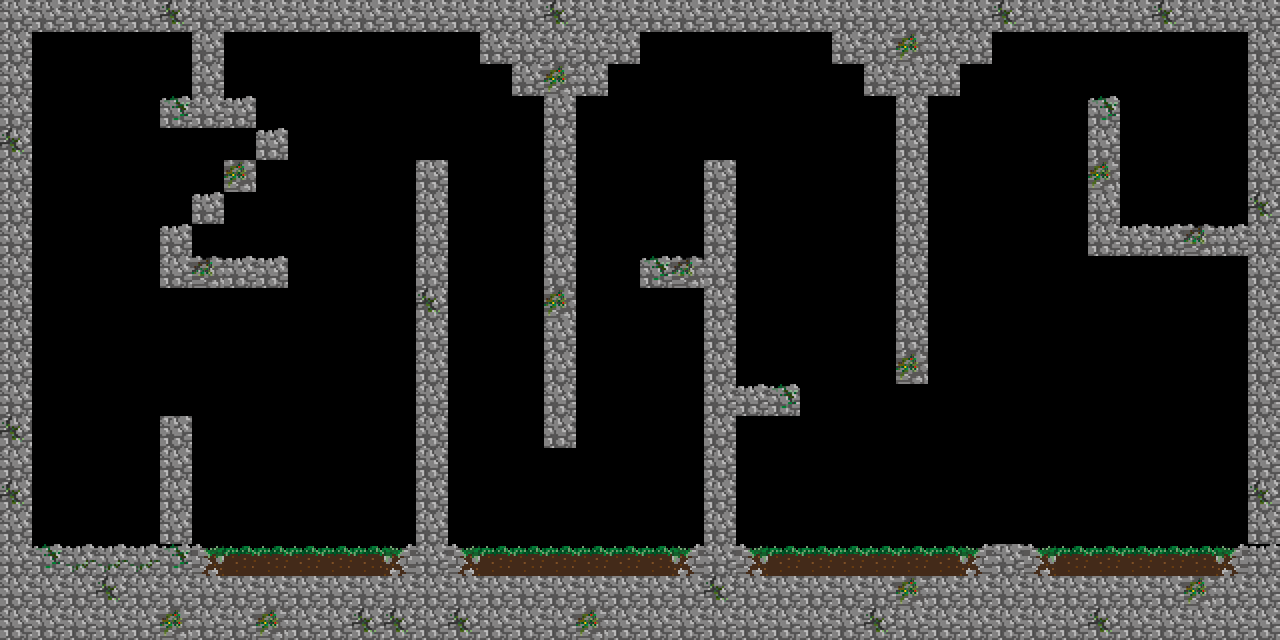

A level layout from a 2D game, rendered from its tile map. Below: a short description, then the map file with its tile-grid data intact:
An orthogonal 40x20 tile map with 32x32 px tiles, 2 tile layers (Tile Layer 1, Tile Layer 2), 8 tilesets and 4 objects.

<map version="1.0" orientation="orthogonal" renderorder="right-down" width="40" height="20" tilewidth="32" tileheight="32" nextobjectid="52">
 <tileset firstgid="1" name="Spitze" tilewidth="32" tileheight="32">
  <image source="../assets/tiles/Spitze.png" width="32" height="32" />
 </tileset>
 <tileset firstgid="2" name="spueli1" tilewidth="32" tileheight="32">
  <image source="../assets/sprites/spueli1.png" width="96" height="32" />
 </tileset>
 <tileset firstgid="5" name="toilet" tilewidth="32" tileheight="32">
  <image source="../assets/tiles/toilet.png" width="32" height="32" />
 </tileset>
 <tileset firstgid="6" name="koerper" tilewidth="32" tileheight="32">
  <image source="../assets/sprites/koerper.png" width="32" height="32" />
 </tileset>
 <tileset firstgid="7" name="LevelSprites" tilewidth="32" tileheight="32">
  <image source="../assets/tiles/LevelSprites.png" width="160" height="160" />
 </tileset>
 <tileset firstgid="32" name="gegnerK" tilewidth="32" tileheight="32">
  <image source="../assets/sprites/gegnerK.png" width="32" height="32" />
  <tile id="0">
   <properties>
    <property name="type" value="kroete" />
   </properties>
  </tile>
 </tileset>
 <tileset firstgid="33" name="gegnerR" tilewidth="32" tileheight="32">
  <image source="../assets/sprites/gegnerR.png" width="32" height="32" />
  <tile id="0">
   <properties>
    <property name="type" value="ratte" />
   </properties>
  </tile>
 </tileset>
 <tileset firstgid="34" name="saege" tilewidth="32" tileheight="32">
  <image source="../assets/sprites/saege.png" width="224" height="32" />
  <tile id="0">
   <properties>
    <property name="collide" value="true" />
    <property name="immovable" value="true" />
   </properties>
  </tile>
 </tileset>
 <layer name="Tile Layer 1" width="40" height="20">
  <data encoding="csv">
23,23,23,23,23,25,23,23,23,23,23,23,23,23,23,23,23,25,23,23,23,23,23,23,23,23,23,23,23,23,23,25,23,23,23,23,25,23,23,23,
23,0,0,0,0,0,23,0,0,0,0,0,0,0,0,23,23,23,23,23,0,0,0,0,0,0,23,23,24,23,23,0,0,0,0,0,0,0,0,23,
23,0,0,0,0,0,23,0,0,0,0,0,0,0,0,0,23,24,23,0,0,0,0,0,0,0,0,23,23,23,0,0,0,0,0,0,0,0,0,23,
23,0,0,0,0,18,23,15,0,0,0,0,0,0,0,0,0,23,0,0,0,0,0,0,0,0,0,0,23,0,0,0,0,0,18,0,0,0,0,23,
25,0,0,0,0,0,0,0,15,0,0,0,0,0,0,0,0,23,0,0,0,0,0,0,0,0,0,0,23,0,0,0,0,0,23,0,0,0,0,23,
23,0,0,0,0,0,0,24,0,0,0,0,0,23,0,0,0,23,0,0,0,0,23,0,0,0,0,0,23,0,0,0,0,0,24,0,0,0,0,23,
23,0,0,0,0,0,15,0,0,0,0,0,0,23,0,0,0,23,0,0,0,0,23,0,0,0,0,0,23,0,0,0,0,0,23,0,0,0,0,25,
23,0,0,0,0,15,0,0,0,0,0,0,0,23,0,0,0,23,0,0,0,0,23,0,0,0,0,0,23,0,0,0,0,0,23,15,15,20,15,23,
23,0,0,0,0,23,20,15,15,0,0,0,0,23,0,0,0,23,0,0,18,20,23,0,0,0,0,0,23,0,0,0,0,0,0,0,0,0,0,23,
23,0,0,0,0,0,0,0,0,0,0,0,0,25,0,0,0,24,0,0,0,0,23,0,0,0,0,0,23,0,0,0,0,0,0,0,0,0,0,23,
23,0,0,0,0,0,0,0,0,0,0,0,0,23,0,0,0,23,0,0,0,0,23,0,0,0,0,0,23,0,0,0,0,0,0,0,0,0,0,23,
23,0,0,0,0,0,0,0,0,0,0,0,0,23,0,0,0,23,0,0,0,0,23,0,0,0,0,0,24,0,0,0,0,0,0,0,0,0,0,23,
23,0,0,0,0,0,0,0,0,0,0,0,0,23,0,0,0,23,0,0,0,0,23,15,18,0,0,0,0,0,0,0,0,0,0,0,0,0,0,23,
25,0,0,0,0,23,0,0,0,0,0,0,0,23,0,0,0,23,0,0,0,0,23,0,0,0,0,0,0,0,0,0,0,0,0,0,0,0,0,23,
23,0,0,0,0,23,0,0,0,0,0,0,0,23,0,0,0,0,0,0,0,0,23,0,0,0,0,0,0,0,0,0,0,0,0,0,0,0,0,23,
25,0,0,0,0,23,0,0,0,0,0,0,0,23,0,0,0,0,0,0,0,0,23,0,0,0,0,0,0,0,0,0,0,0,0,0,0,0,0,25,
23,0,0,0,0,23,0,0,0,0,0,0,0,23,0,0,0,0,0,0,0,0,23,0,0,0,0,0,0,0,0,0,0,0,0,0,0,0,0,23,
23,18,19,19,19,18,30,16,16,16,16,16,26,23,30,16,16,16,16,16,16,26,23,30,16,16,16,16,16,16,26,23,30,16,16,16,16,16,26,15,
23,23,23,25,23,23,23,23,23,23,23,23,23,23,23,23,23,23,23,23,23,23,25,23,23,23,23,23,24,23,23,23,23,23,23,23,23,24,23,23,
23,23,23,23,23,24,23,23,24,23,23,25,25,23,25,23,23,23,24,23,23,23,23,23,23,23,23,25,23,23,23,23,23,23,25,23,23,23,23,23
</data>
 </layer>
 <layer name="Tile Layer 2" width="40" height="20">
  <data encoding="csv">
0,0,0,0,0,0,0,0,0,0,0,0,0,0,0,0,0,0,0,0,0,0,0,0,0,0,0,0,0,0,0,0,0,0,0,0,0,0,0,0,
0,0,0,0,0,0,0,0,0,0,0,0,0,0,0,0,0,0,0,0,0,0,0,0,0,0,0,0,0,0,0,0,0,0,0,0,0,0,0,0,
0,0,0,0,0,0,0,0,0,0,0,0,0,0,0,0,0,0,0,0,0,0,0,0,0,0,0,0,0,0,0,0,0,0,0,0,0,0,0,0,
0,0,0,0,0,0,0,0,0,0,0,0,0,0,0,0,0,0,0,0,0,0,0,0,0,0,0,0,0,0,0,0,0,0,0,0,0,0,0,0,
0,0,0,0,0,0,0,0,0,0,0,0,0,0,0,0,0,0,0,0,0,0,0,0,0,0,0,0,0,0,0,0,0,0,0,0,0,0,0,0,
0,0,0,0,0,0,0,0,0,0,0,0,0,0,0,0,0,0,0,0,0,0,0,0,0,0,0,0,0,0,0,0,0,0,0,0,0,0,0,0,
0,0,0,0,0,0,0,0,0,0,0,0,0,0,0,0,0,0,0,0,0,0,0,0,0,0,0,0,0,0,0,0,0,0,0,0,0,0,0,0,
0,0,0,0,0,0,0,0,0,0,0,0,0,0,0,0,0,0,0,0,0,0,0,0,0,0,0,0,0,0,0,0,0,0,0,0,0,0,0,0,
0,0,0,0,0,0,0,0,0,0,0,0,0,0,0,0,0,0,0,0,0,0,0,0,0,0,0,0,0,0,0,0,0,0,0,0,0,0,0,0,
0,0,0,0,0,0,0,0,0,0,0,0,0,0,0,0,0,0,0,0,0,0,0,0,0,0,0,0,0,0,0,0,0,0,0,0,0,0,0,0,
0,0,0,0,0,0,0,0,0,0,0,0,0,0,0,0,0,0,0,0,0,0,0,0,0,0,0,0,0,0,0,0,0,0,0,0,0,0,0,0,
0,0,0,0,0,0,0,0,0,0,0,0,0,0,0,0,0,0,0,0,0,0,0,0,0,0,0,0,0,0,0,0,0,0,0,0,0,0,0,0,
0,0,0,0,0,0,0,0,0,0,0,0,0,0,0,0,0,0,0,0,0,0,0,0,0,0,0,0,0,0,0,0,0,0,0,0,0,0,0,0,
0,0,0,0,0,0,0,0,0,0,0,0,0,0,0,0,0,0,0,0,0,0,0,0,0,0,0,0,0,0,0,0,0,0,0,0,0,0,0,0,
0,0,0,0,0,0,0,0,0,0,0,0,0,0,0,0,0,0,0,0,0,0,0,0,0,0,0,0,0,0,0,0,0,0,0,0,0,0,0,0,
0,0,0,0,0,0,0,0,0,0,0,0,0,0,0,0,0,0,0,0,0,0,0,0,0,0,0,0,0,0,0,0,0,0,0,0,0,0,0,0,
0,0,0,0,0,0,0,0,0,0,0,0,0,0,0,0,0,0,0,0,0,0,0,0,0,0,0,0,0,0,0,0,0,0,0,0,0,0,0,0,
0,0,0,0,0,0,0,0,0,0,0,0,0,0,0,0,0,0,0,0,0,0,0,0,0,0,0,0,0,0,0,0,0,0,0,0,0,0,0,0,
0,0,0,0,0,0,0,0,0,0,0,0,0,0,0,0,0,0,0,0,0,0,0,0,0,0,0,0,0,0,0,0,0,0,0,0,0,0,0,0,
0,0,0,0,0,0,0,0,0,0,0,0,0,0,0,0,0,0,0,0,0,0,0,0,0,0,0,0,0,0,0,0,0,0,0,0,0,0,0,0
</data>
 </layer>
 <objectgroup name="Object Layer 1" />
 <objectgroup name="Object Layer 2" />
 <objectgroup name="Gegner">
  <object id="46" gid="33" x="1213" y="539" width="32" height="32">
   <properties>
    <property name="type" value="ratte" />
   </properties>
  </object>
 </objectgroup>
 <objectgroup name="Ende">
  <object id="28" gid="5" x="1185.4" y="227.089" width="32" height="32">
   <properties>
    <property name="type" value="toilet" />
   </properties>
  </object>
 </objectgroup>
 <objectgroup name="Spieler">
  <object id="29" gid="6" x="65.7204" y="437.128" width="32" height="32">
   <properties>
    <property name="type" value="player" />
   </properties>
  </object>
 </objectgroup>
 <objectgroup name="Object Layer 3">
  <object id="39" gid="34" x="147.09" y="255.518" width="32" height="32" />
 </objectgroup>
</map>
